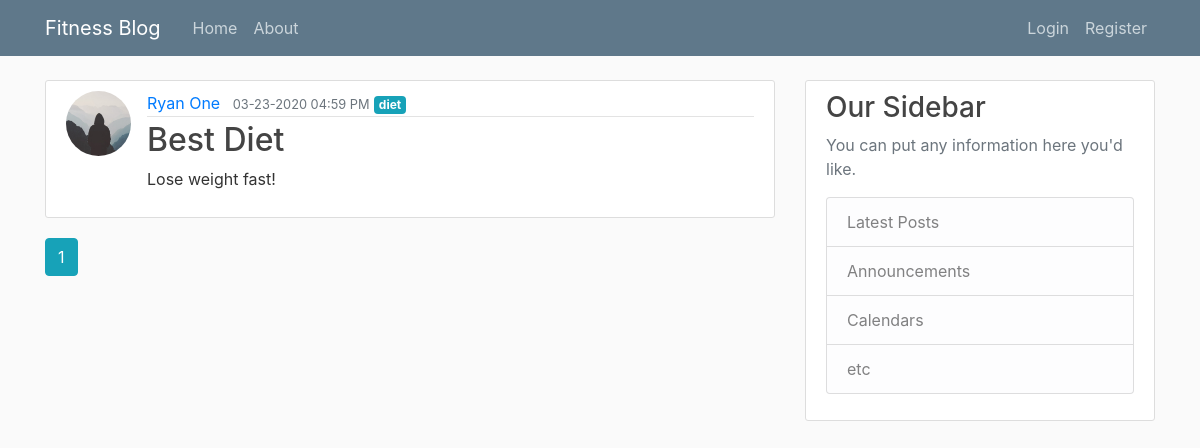
Page /home on the earlier database version.
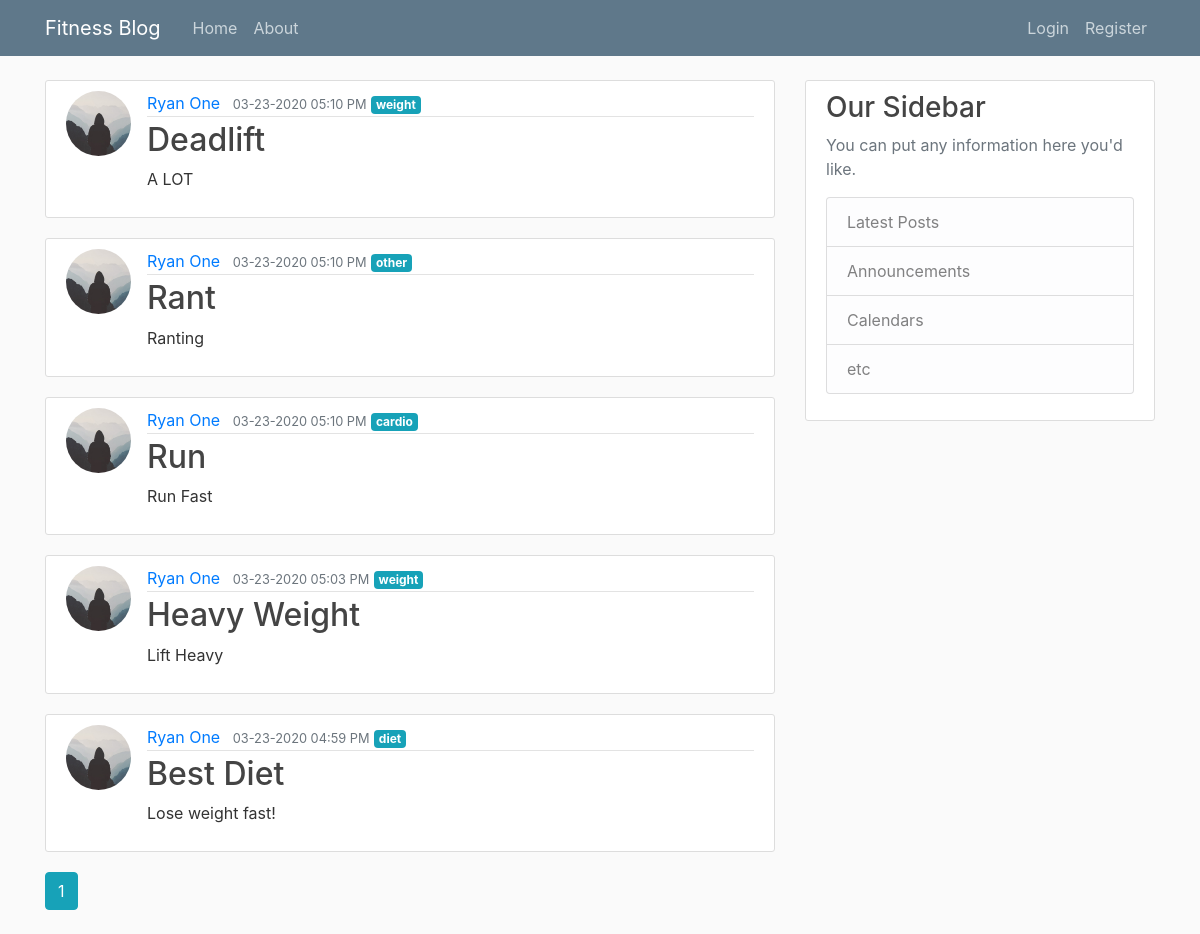
Same page on the later database version.
### fitnessblog/models.py (models this page shows, shortened)
class Post(db.Model):
    id = db.Column(db.Integer, primary_key=True)
    title = db.Column(db.String(100), nullable=False)
    date_posted = db.Column(db.DateTime, nullable=False, default=datetime.utcnow)
    content = db.Column(db.Text, nullable=False)
    category = db.Column(db.Text, nullable=False)
    user_id = db.Column(db.Integer, db.ForeignKey("user.id"), nullable=False)

class User(db.Model, UserMixin):
    id = db.Column(db.Integer, primary_key=True)
    username = db.Column(db.String(20), unique=True, nullable=False)
    email = db.Column(db.String(120), unique=True, nullable=False)
    image_file = db.Column(db.String(20), nullable=False, default="default.jpg")
    password = db.Column(db.String(60), nullable=False)
    posts = db.relationship("Post", backref="author", lazy=True)

### fitnessblog/main/routes.py (the view)
@main.route("/")
@main.route("/home")
def home():
    page = request.args.get("page", 1, type=int)
    posts = Post.query.order_by(Post.date_posted.desc()).paginate(page=page, per_page=5)
    return render_template("home.html", posts=posts)

### fitnessblog/templates/home.html
{% extends "layout.html" %}
{% block content %}
  {% for post in posts.items %}
    <article class="media content-section">
      <img class="rounded-circle article-img" src="{{ url_for('static', filename='profile_pics/' + post.author.image_file) }}">
      <div class="media-body">
        <div class="article-metadata">
          <a class="mr-2" href="{{ url_for('users.user_posts', username=post.author.username) }}">{{ post.author.username }}</a>
          <small class="text-muted">{{ post.date_posted.strftime('%m-%d-%Y %I:%M %p') }}</small>
          <a href="{{ url_for('posts.filter_by_category', category=post.category) }}" class="badge badge-info">{{ post.category}}</a>
        </div>
        <h2><a class="article-title" href="{{ url_for('posts.post', post_id=post.id) }}">{{ post.title }}</a></h2>
        <p class="article-content">{{ post.content }}</p>
      </div>
    </article>
  {% endfor %}
  {% for page_num in posts.iter_pages(left_edge=1, right_edge=1, left_current=1, right_current=2) %}
    {% if page_num %}
      {% if posts.page == page_num %}
        <a class="btn btn-info mb-4" href="{{ url_for('main.home', page=page_num) }}">{{ page_num }}</a>
      {% else %}
      <a class="btn btn-outline-info mb-4" href="{{ url_for('main.home', page=page_num) }}">{{ page_num }}</a>
      {% endif %}
    {% else %}
      ...
    {% endif %}
  {% endfor %}
{% endblock content %}

### fitnessblog/templates/layout.html (shortened to what this page needs)
<!DOCTYPE html>
<html lang="en">
  <head>
    <link rel="stylesheet" href="https://stackpath.bootstrapcdn.com/bootstrap/4.3.1/css/bootstrap.min.css">
    <link rel="stylesheet" type="text/css" href="{{ url_for('static', filename='main.css') }}">
  </head>
    <body>
      <header class="site-header">
        <nav class="navbar navbar-expand-md navbar-dark bg-steel fixed-top">
          <div class="container">
            <a class="navbar-brand mr-4" href="/">Fitness Blog</a>
            <div class="collapse navbar-collapse" id="navbarToggle">
              <div class="navbar-nav mr-auto">
                <a class="nav-item nav-link" href="{{ url_for('main.home') }}">Home</a>
                <a class="nav-item nav-link" href="{{ url_for('main.about') }}">About</a>
              </div>
              <div class="navbar-nav">
                {% if current_user.is_authenticated %}
                  <a class="nav-item nav-link" href="{{ url_for('posts.new_post') }}">Create Post</a>
                  <a class="nav-item nav-link" href="{{ url_for('users.account') }}">Account</a>
                  <a class="nav-item nav-link" href="{{ url_for('users.logout') }}">Logout</a>
                {% else %}
                  <a class="nav-item nav-link" href="{{ url_for('users.login') }}">Login</a>
                  <a class="nav-item nav-link" href="{{ url_for('users.register') }}">Register</a>
                {% endif %}
              </div>
            </div>
          </div>
        </nav>
      </header>
      <main role="main" class="container">
        <div class="row">
          <div class="col-md-8">
            {% block content %}{% endblock %}
          </div>
          <div class="col-md-4">
            <div class="content-section">
              <h3>Our Sidebar</h3>
              <p class='text-muted'>You can put any information here you'd like.
                <ul class="list-group">
                  <li class="list-group-item list-group-item-light">Latest Posts</li>
                  <li class="list-group-item list-group-item-light">Announcements</li>
                  <li class="list-group-item list-group-item-light">Calendars</li>
                  <li class="list-group-item list-group-item-light">etc</li>
                </ul>
              </p>
            </div>
          </div>
        </div>
      </main>
    </body>
</html>

### fitnessblog/static/main.css (style rules this page uses)
body { background: #fafafa; color: #333333; margin-top: 5rem; }
h1, h2, h3, h4, h5, h6 { color: #444444; }
.bg-steel { background-color: #5f788a; }
.site-header .navbar-nav .nav-link { color: #cbd5db; }
.content-section { background: #ffffff; padding: 10px 20px; border: 1px solid #dddddd; border-radius: 3px; margin-bottom: 20px; }
.article-title { color: #444444; }
.article-content { white-space: pre-line; }
.article-img { height: 65px; width: 65px; margin-right: 16px; }
.article-metadata { padding-bottom: 1px; margin-bottom: 4px; border-bottom: 1px solid #e3e3e3; }

Differences in the rows shown:
added Post: image_file (placeholder picture), author.username "Ryan One", date_posted "03-23-2020 05:10 PM", category "weight", title "Deadlift", content "A LOT"
added Post: image_file (placeholder picture), author.username "Ryan One", date_posted "03-23-2020 05:10 PM", category "other", title "Rant", content "Ranting"
added Post: image_file (placeholder picture), author.username "Ryan One", date_posted "03-23-2020 05:10 PM", category "cardio", title "Run", content "Run Fast"
added Post: image_file (placeholder picture), author.username "Ryan One", date_posted "03-23-2020 05:03 PM", category "weight", title "Heavy Weight", content "Lift Heavy"
